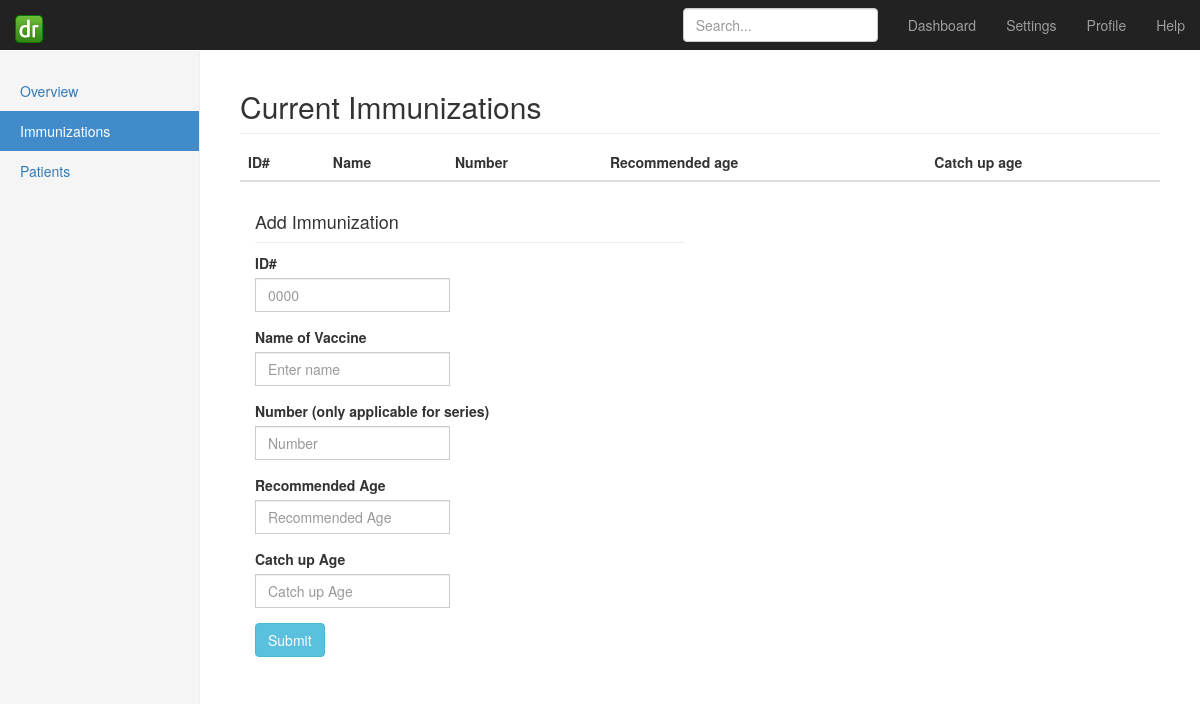
Page /add/ on the earlier database version.
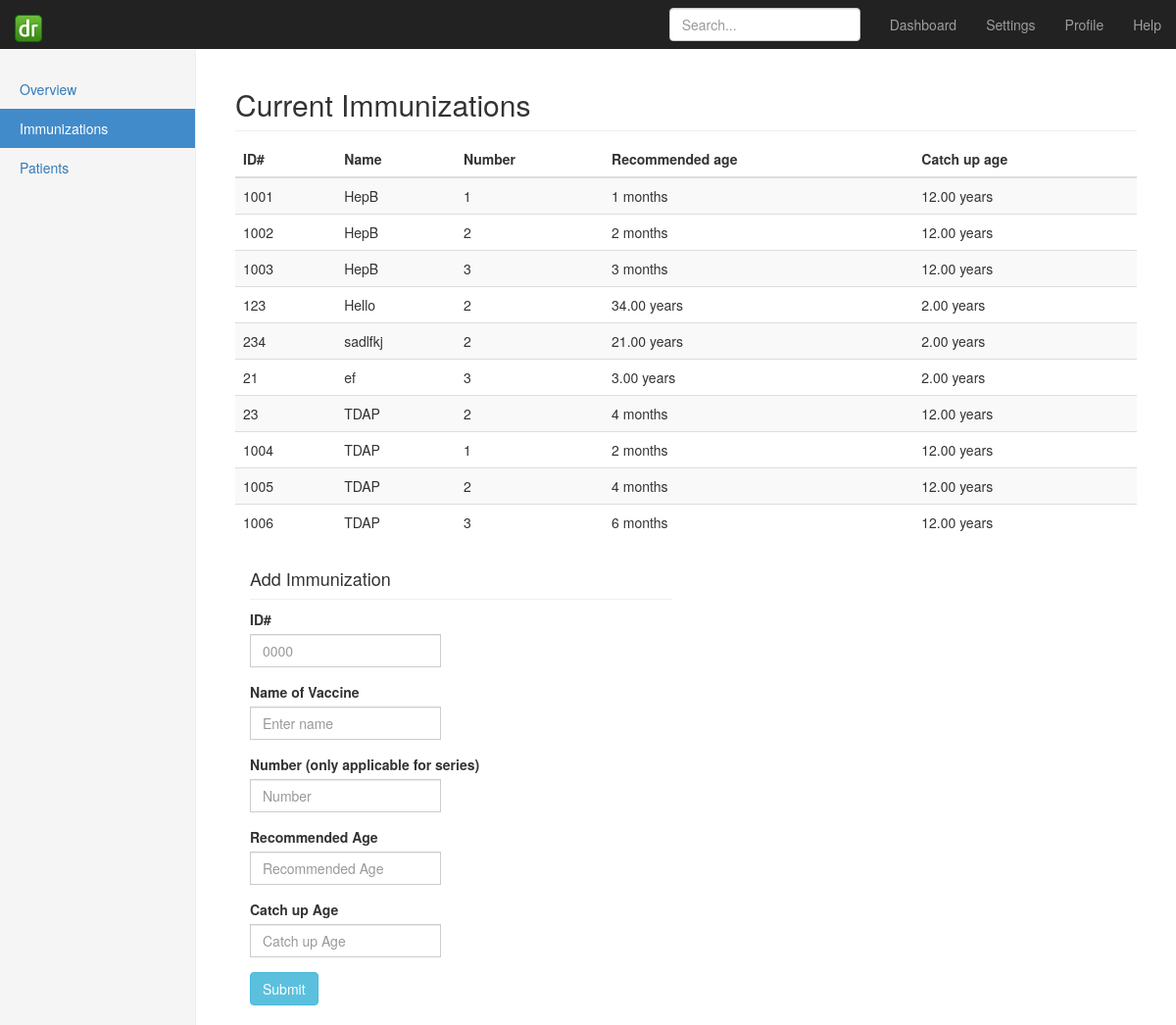
Same page on the later database version.
### dashboard/models.py (models this page shows, shortened)
class Immunization(models.Model):
    name = models.CharField(max_length=1000, default="")
    number = models.IntegerField(default=1)
    immunizationid = models.IntegerField(default=0, unique=True)
    recommended_age = models.DecimalField(max_digits=5, decimal_places=2)
    catchup_age = models.DecimalField(max_digits=5, decimal_places=2, default=12)

### dashboard/views.py (the view)
# urls.py: url(r'^add/', 'dashboard.views.addimmunizations', name='dashboard_addimmunizations'),
def addimmunizations(request):
	context = RequestContext(request)
	if request.method == 'POST':
		print "Warning: Not checking or sanitizing input."
		id_number = request.POST['id_number']
		name_vaccine = request.POST['name_vaccine']
		number = request.POST['number']
		recommended_age = request.POST['recommended_age']
		catchup_age = request.POST['catchup_age']
		if is_number(id_number):
			if is_number(number):
				if is_number(recommended_age):
					if is_number(catchup_age):
						record = Immunization(name=name_vaccine, number=number, immunizationid=id_number, recommended_age=recommended_age, catchup_age=catchup_age)
						record.save()
		return HttpResponseRedirect("/add/")
	immune_list = Immunization.objects.all()
	for obj in immune_list:
		if obj.recommended_age < 1:
			obj.recommended_age = str(math.trunc(obj.recommended_age*12)) + " months"
		else:
			obj.recommended_age = str(obj.recommended_age) + " years"
	return render_to_response('dashboard/add.html', {'immune_list': immune_list}, context)

### templates/dashboard/add.html (shortened to what this page needs)
{% extends "dashboard/home.html" %}
{% block content %}
          <h2 class="sub-header">Current Immunizations</h2>
          <div class="table-responsive">
            <table class="table table-striped">
              <thead>
                <tr>
                  <th>ID#</th>
                  <th>Name</th>
                  <th>Number</th>
                  <th>Recommended age</th>
                  <th>Catch up age</th>
                </tr>
              </thead>
              <tbody>
                {% for vaccine in immune_list %}
                <tr>
                  <td>{{ vaccine.immunizationid }}</td>
                  <td>{{ vaccine.name }}</td>
                  <td>{{ vaccine.number }}</td>
                  <td>{{ vaccine.recommended_age }}</td>
                  <td>{{ vaccine.catchup_age }} years</td>
                </tr>
                {% endfor %}
              </tbody>
            </table>
          <form role="form" id="addimmunization_form" action="/add/" method="post">
            <div class="col-lg-6">
          <h4 class="sub-header">Add Immunization</h4>
                <div class="form-group">
                    <label for="id_number">ID#</label>
                    <div class="input-group">
                        <input type="text" class="form-control" name="id_number" id="id_number" placeholder="0000" required>
                    </div>
                </div>
                <div class="form-group">
                    <label for="name_vaccine">Name of Vaccine</label>
                    <div class="input-group">
                        <input type="text" class="form-control" id="name_vaccine" name="name_vaccine" placeholder="Enter name" required>
                    </div>
                </div>
                <div class="form-group">
                    <label for="number">Number (only applicable for series)</label>
                    <div class="input-group">
                        <input type="number" class="form-control" id="number" name="number" placeholder="Number" required>
                    </div>
                </div>
                <div class="form-group">
                    <label for="recommended_age">Recommended Age</label>
                    <div class="input-group">
                        <input type="text" class="form-control" id="recommended_age" name="recommended_age" placeholder="Recommended Age" required>
                    </div>
                </div>
                <div class="form-group">
                    <label for="catchup_age">Catch up Age</label>
                    <div class="input-group">
                        <input type="number" class="form-control" id="catchup_age" name="catchup_age" placeholder="Catch up Age" required>
                    </div>
                </div>
                <input type="submit" name="submit" id="submit" value="Submit" class="btn btn-info">
            </div>
        </form>
          </div>{% endblock %}

Differences in the rows shown:
added Immunization: immunizationid "1001", name "HepB", number "1", recommended_age "1 months", catchup_age "12.00"
added Immunization: immunizationid "1002", name "HepB", number "2", recommended_age "2 months", catchup_age "12.00"
added Immunization: immunizationid "1003", name "HepB", number "3", recommended_age "3 months", catchup_age "12.00"
added Immunization: immunizationid "123", name "Hello", number "2", recommended_age "34.00 years", catchup_age "2.00"
added Immunization: immunizationid "234", name "sadlfkj", number "2", recommended_age "21.00 years", catchup_age "2.00"
added Immunization: immunizationid "21", name "ef", number "3", recommended_age "3.00 years", catchup_age "2.00"
added Immunization: immunizationid "23", name "TDAP", number "2", recommended_age "4 months", catchup_age "12.00"
added Immunization: immunizationid "1004", name "TDAP", number "1", recommended_age "2 months", catchup_age "12.00"
added Immunization: immunizationid "1005", name "TDAP", number "2", recommended_age "4 months", catchup_age "12.00"
added Immunization: immunizationid "1006", name "TDAP", number "3", recommended_age "6 months", catchup_age "12.00"
